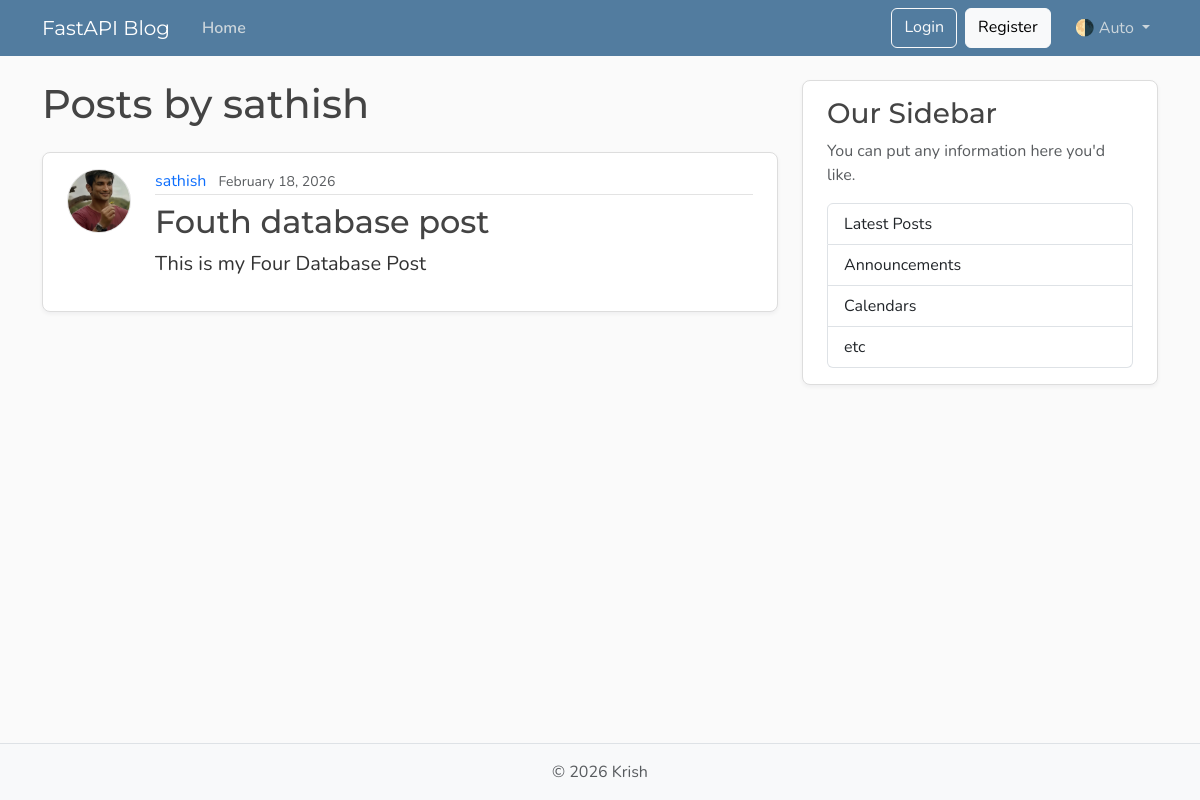
The page /users/2/posts on the database as committed earlier.
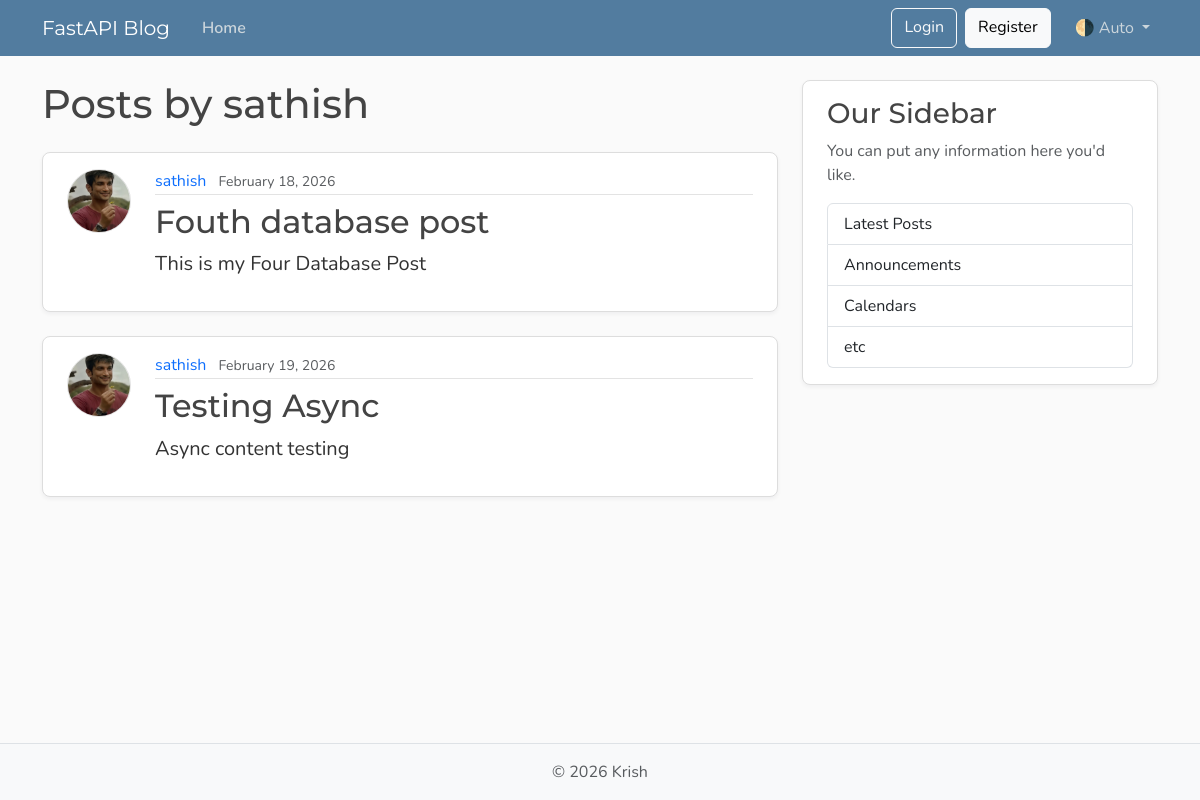
The same page on the database as committed later.
### models.py (models this page shows, shortened)
class Post(Base):
    __tablename__ = "posts"
    id: Mapped[int] = mapped_column(Integer, primary_key=True, index=True)
    title: Mapped[str] = mapped_column(String(100), nullable=False)
    content: Mapped[str] = mapped_column(Text, nullable=False)
    user_id: Mapped[int] = mapped_column(
        ForeignKey("users.id"),
        nullable=False,
        index=True,
    )
    date_posted: Mapped[datetime] = mapped_column(
        DateTime(timezone=True),
        default=lambda: datetime.now(UTC),
    )
    author: Mapped[User] = relationship(back_populates="posts")

class User(Base):
    __tablename__ = "users"
    id: Mapped[int] = mapped_column(Integer, primary_key=True, index=True)
    username: Mapped[str] = mapped_column(String(50), unique=True, nullable=False)
    email: Mapped[str] = mapped_column(String(120), unique=True, nullable=False)
    image_file: Mapped[str | None] = mapped_column(
        String(200),
        nullable=True,
        default=None,
    )
    posts: Mapped[list[Post]] = relationship(
        back_populates="author",
        cascade="all , delete-orphan")

### main.py (the view)
@app.get("/users/{user_id}/posts", include_in_schema=False, name="user_posts")
async def user_posts_page(
    request: Request,
    user_id: int,
    db: Annotated[AsyncSession, Depends(get_db)],
):
    result = await db.execute(select(models.User).where(models.User.id == user_id))
    user = result.scalars().first()
    if not user:
        raise HTTPException(
            status_code=status.HTTP_404_NOT_FOUND,
            detail="User not found",
        )
    result = await db.execute(
        select(models.Post)
        .options(selectinload(models.Post.author))
        .where(models.Post.user_id == user_id),
    )
    posts = result.scalars().all()
    return templates.TemplateResponse(
        request,
        "user_posts.html",
        {"posts": posts, "user": user, "title": f"{user.username}'s Posts"},
    )

### templates/user_posts.html
{% extends "layout.html" %} {% block content %}
<h1 class="mb-4">Posts by {{ user.username }}</h1>
{% for post in posts %}
<article class="content-section py-3 px-4 mb-4">
  <div class="d-flex align-items-start gap-4">
    <img
      class="rounded-circle article-img flex-shrink-0"
      src="{{ post.author.image_path }}"
      alt="{{ post.author.username }}'s profile picture"
      width="64"
      height="64"
      loading="lazy"
    />
    <div class="flex-grow-1">
      <div class="article-metadata mb-2">
        <a
          class="me-2"
          href="{{ url_for('user_posts', user_id=post.author.id) }}"
          >{{ post.author.username }}</a
        >
        <small class="text-body-secondary"
          >{{ post.date_posted.strftime("%B %d, %Y") }}</small
        >
      </div>
      <h2>
        <a
          class="article-title"
          href="{{ url_for('post_page', post_id=post.id) }}"
          >{{ post.title }}</a
        >
      </h2>
      <p class="article-content">{{ post.content }}</p>
    </div>
  </div>
</article>
{% else %}
<p class="text-body-secondary">No posts by this user yet.</p>
{% endfor %} {% endblock content %}

Rows that differ between the two databases and show on the page:
added Post: author.image_path (picture), author.username "sathish", date_posted "February 19, 2026", title "Testing Async", content "Async content testing"
